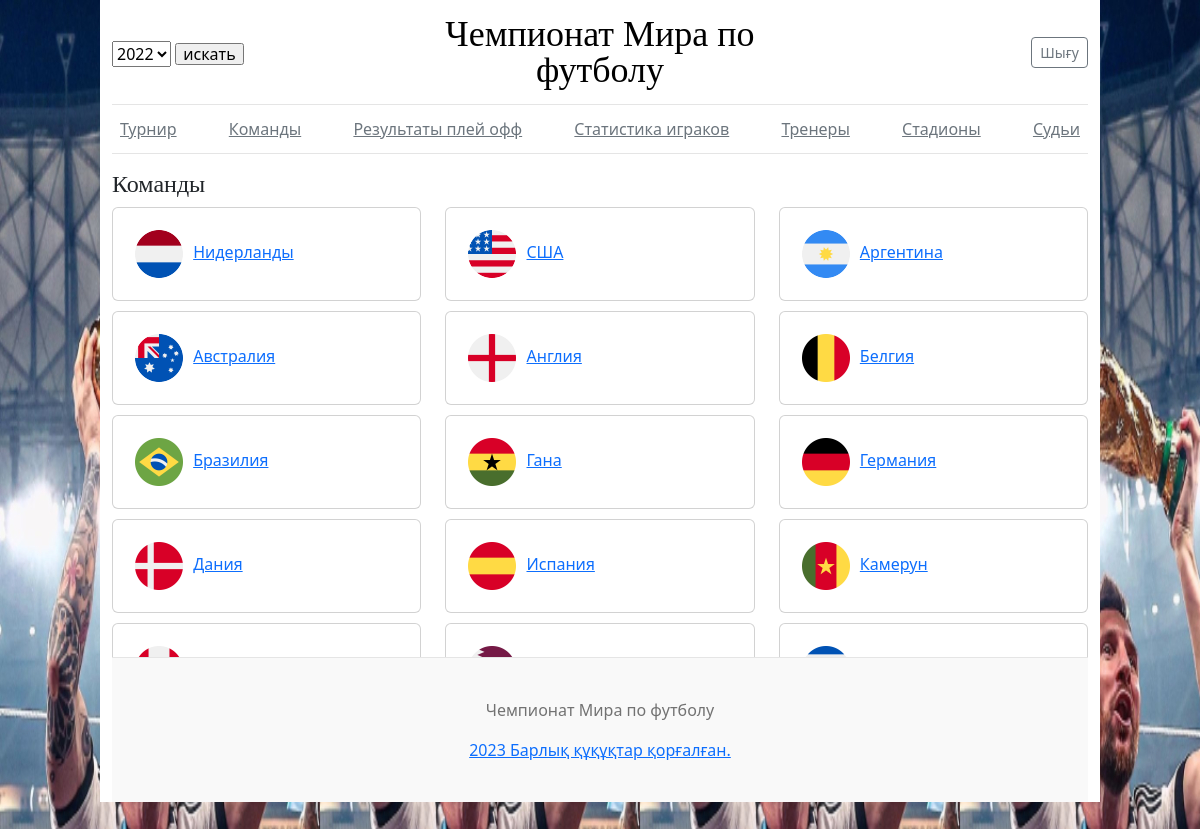
/main/team/, run on the app's committed database.
### main_app/models.py (models this page shows, shortened)
class Team(models.Model):
    title = models.CharField(max_length=250)
    image = models.ImageField(upload_to='images')
    class Meta:
        verbose_name = 'Команда'
        verbose_name_plural = 'Команды'

### main_app/views.py (the view)
# urls.py: path('team/', views.TourmentTeamView.as_view(),
class TourmentTeamView(TemplateResponseMixin, View):
    template_name = 'team.html'
    def get(self, request, *args, **kwargs):
        pk = request.GET.get('tourment_id', 1)
        tourment_id = Tournament.objects.get(pk=pk)
        tourments = Tournament.objects.all()
        team_tourment = TourmentTeam.objects.get(tourment=tourment_id)
        teams = team_tourment.team.all()
        return self.render_to_response({
            'tourments': tourments, 'tourment_id': tourment_id, 'pk': pk, 'teams': teams
            })

### templates/team.html
{% extends 'base.html' %}
{% block content %}
<h4 class="pt-3">Команды</h4>
<div class="row pb-3" style="height: 450px; overflow-y: scroll;">
	{% for team in teams %}
	<div class="col-md-4 ">
          <div class="card" style="margin-bottom: 10px;">
               <div class="card-body">
                    <img src="{{team.image.url}}" alt="" width="60" height="60">
                    <a href="{% url 'main:team_detail' team.id %}">{{team.title}}</a>
               </div>
          </div>
	</div>
	{% endfor %}
</div>
{% endblock %}

### templates/base.html (shortened to what this page needs)
<!doctype html>
<html lang="en" data-bs-theme="auto">
  <head>{% load static %}
    <link rel="stylesheet" type="text/css" href="{% static 'css/blog.css' %}">
    <link rel="stylesheet" type="text/css" href="{% static 'css/bootstrap.min.css' %}">
  </head>
  <body style="background-image: url({% static 'img/месси.jpg' %});">
  <div class="container bg-white">
    <header class="blog-header lh-1 py-3">
      <div class="row flex-nowrap justify-content-between align-items-center">
        <div class="col-4 pt-1">
            <form action="{% url 'main:index' %}" method="GET">
                <select name="tourment_id">
                    {% for tourment in tourments %}
                    <option value="{{tourment.id}}">{{tourment.year}}</option>
                    {% endfor %}
                </select>
                <input type="submit" value="искать">
            </form>
        </div>
        <div class="col-4 text-center">
          <a class="blog-header-logo text-body-emphasis" href="#" style="text-decoration: none;">Чемпионат Мира по футболу</a>
        </div>
        <div class="col-4 d-flex justify-content-end align-items-center">
          <a class="btn btn-sm btn-outline-secondary" href="{% url 'login' %}">Шығу</a>
        </div>
      </div>
    </header>
    <div class="nav-scroller py-1  blog-header">
      <nav class="nav d-flex justify-content-between">
        <a class="p-2 link-secondary {% if request.path == '/main/team/tourment_id=1' %} active {% endif %}" href="{% url 'main:index' %}?tourment_id={{pk}}">Турнир</a>
        <a class="p-2 link-secondary" href="{% url 'main:team' %}?tourment_id={{pk}}">Команды</a>
        <a class="p-2 link-secondary" href="{% url 'main:tourment_table' %}?tourment_id={{pk}}">Результаты плей офф
        </a>
        <a class="p-2 link-secondary" href="{% url 'main:player_statistics' %}?tourment_id={{pk}}">Статистика играков</a>
        <a class="p-2 link-secondary" href="{% url 'main:trainers' %}?tourment_id={{pk}}">Тренеры</a>
        <a class="p-2 link-secondary" href="{% url 'main:stadiums' %}?tourment_id={{pk}}">Стадионы</a>
        <a class="p-2 link-secondary" href="{% url 'main:judges' %}?tourment_id={{pk}}">Судьи</a>
      </nav>
    </div>
  </div>
  <main class="container bg-white">
    {% block content %}
    {% endblock %}
    <footer class="blog-footer">
        <p>Чемпионат Мира по футболу</p>
        <p>
          <a href="#">2023 Барлық құқұқтар қорғалған.</a>
        </p>
    </footer>
  </main>
  </body>
</html>

### static/css/blog.css (style rules this page uses)
body { background-image: url('img/messi.jpeg'); }
.bg-white { background-color: #fff }
.blog-header { border-bottom: 1px solid #e5e5e5; }
.blog-header-logo { font-family: "Playfair Display", Georgia, "Times New Roman", serif; font-size: 2.25rem; }
h1, h2, h3, h4, h5, h6 { font-family: "Playfair Display", Georgia, "Times New Roman", serif; }
.blog-footer { padding: 2.5rem 0; color: #727272; text-align: center; background-color: #f9f9f9; border-top: .05rem solid #e5e5e5; }
.blog-footer p:last-child { margin-bottom: 0; }

### templates/base.html (style rules this page uses)
@media (min-width: 1200px) { .container { max-width: 1000px !important; } }

### data on the page
Team: image (picture), title "Нидерланды"
Team: image (picture), title "США"
Team: image (picture), title "Аргентина"
Team: image (picture), title "Австралия"
Team: image (picture), title "Англия"
Team: image (picture), title "Белгия"
Team: image (picture), title "Бразилия"
Team: image (picture), title "Гана"
Team: image (picture), title "Германия"
Team: image (picture), title "Дания"
Team: image (picture), title "Испания"
Team: image (picture), title "Камерун"
Team: image (picture)
Team: image (picture)
Team: image (picture)

### other printed values
form field tourment_id "2022"
